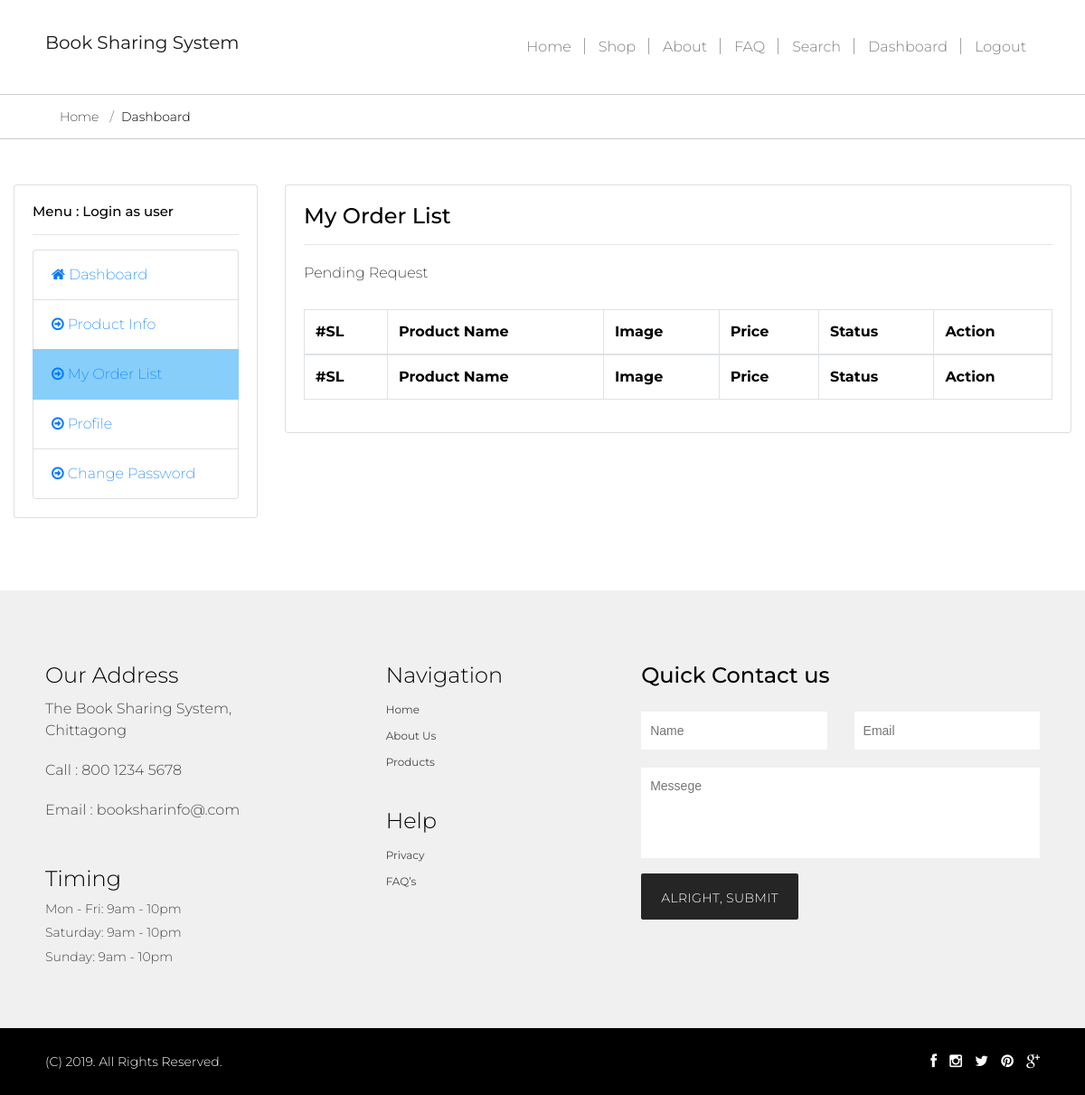
The page /myOrderList.php (signed in) on the database as committed earlier.
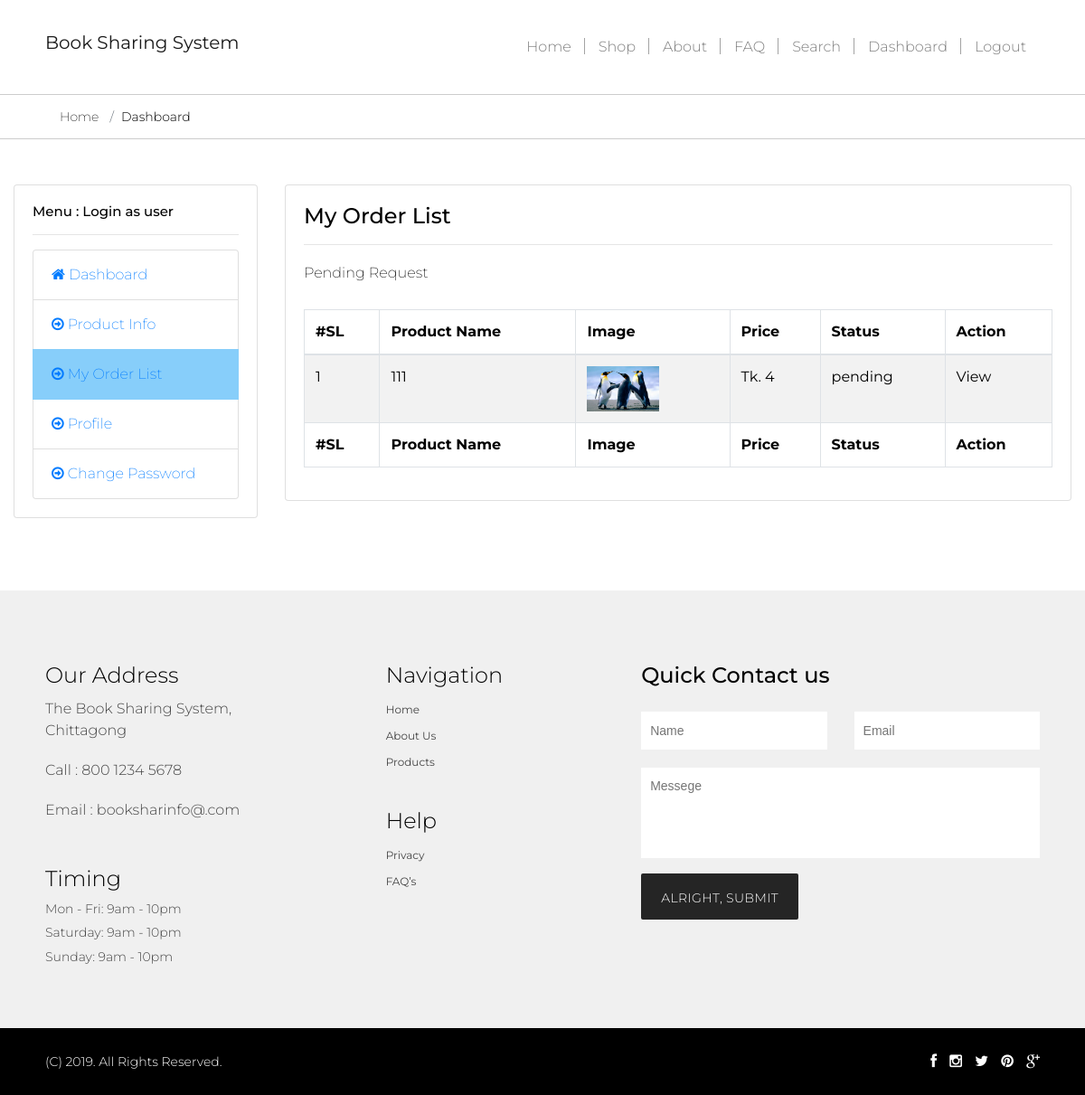
The same page on the database as committed later.
### tables this page shows
CREATE TABLE IF NOT EXISTS `tbcheckout` (
  `iAutoId` int(11) NOT NULL AUTO_INCREMENT,
  `vUserId` varchar(150) NOT NULL,
  `vProductId` varchar(150) NOT NULL,
  `vProductName` varchar(150) NOT NULL,
  `vUploadBy` varchar(150) NOT NULL,
  `vCarrierId` varchar(150) NOT NULL,
  `vBkashNo` varchar(150) NOT NULL,
  `vTransactionId` varchar(150) NOT NULL,
  `vStatus` varchar(150) NOT NULL DEFAULT 'pending',
  `vPrice` double NOT NULL,
  PRIMARY KEY (`iAutoId`)
);

### lib/Database.php (called while the page is built, shortened)
<?php
Class Database{
  public $host   = DB_HOST;
  public $pass   = DB_PASS;
  public $user   = DB_USER;
  public $dbname = DB_NAME;
  public $link;
  private function connectDB()
  {
    $this->link = new mysqli($this->host, $this->user, $this->pass, $this->dbname);
    mysqli_query($this->link,"SET CHARACTER SET utf8");
    mysqli_query($this->link,"SET SESSION collation_connection ='utf8_general_ci'");
  }
  public function select($query){
    $result = $this->link->query($query) or die($this->link->error.__LINE__);
    if($result->num_rows > 0){
      return $result;
    }
    else {
      return false;
    }
  }
}

### lib/Session.php (called while the page is built, shortened)
<?php
class Session{
public static function get($key){
  if (isset($_SESSION[$key])) {
  return $_SESSION[$key];
  } else {
   return false;
  }
}
}
?>

### myOrderList.php (the view, shortened to what this page needs)
<?php
	include 'inc/header.php';
?>
<?php
	include 'inc/dashboardSidebar.php';
?>
    <div class="col-xs-9 col-sm-9 col-md-9 col-lg-9">
        <div class="card">
            <div class="card-body">
                <h4 class="card-title">My Order List</h4>
                <hr>
                    <p>Pending Request</p>
                    <table id="example" class="table table-striped table-bordered" style="width:100%">
                        <thead>
                            <tr>
                                <th>#SL</th>
                                <th>Product Name</th>
                                <th>Image</th>
                                <th>Price</th>
                                <th>Status</th>
                                <th>Action</th>
                            </tr>
                        </thead>
                        <tbody>
                        <?php
                            $query="select iAutoId,vUserId,vProductId,vProductName,
                            (select vImage1 from tbproductinfo where iAutoId=a.vProductId)vImage1,vUploadBy,vPrice,vStatus
                            from tbcheckout a where vUserId='$vUserId' ";
                            $selectData=$db->select($query);
                            if($selectData)
                            {
                                    $i=1;
                                    while($result=$selectData->fetch_assoc())
                                    {
                                ?>
                                <tr>
                                    <td><?php echo $i;?></td>
                                    <td><?php echo $result['vProductName'];?></td>
                                    <td><img style=" width: 80px; height: 50px;" src="<?php echo $result['vImage1'];?>" alt=""/></td>
                                    <td>Tk. <?php echo $result['vPrice'];?></td>
                                    <td><?php echo $result['vStatus'];?></td>
                                    <td>View</td>
                                </tr>
                               <?php $i++;
                                }
                            }
                        ?>
                        </tbody>
                        <tfoot>
                            <tr>
                                <th>#SL</th>
                                <th>Product Name</th>
                                <th>Image</th>
                                <th>Price</th>
                                <th>Status</th>
                                <th>Action</th>
                            </tr>
                        </tfoot>
                    </table>
            </div>
        </div>
    </div>
<?php
	include 'inc/dashboardFooter.php';
	include 'inc/footer.php';
?>

Rows that differ between the two databases and show on the page:
added tbcheckout: vProductName "111", vPrice "4", vStatus "pending"
